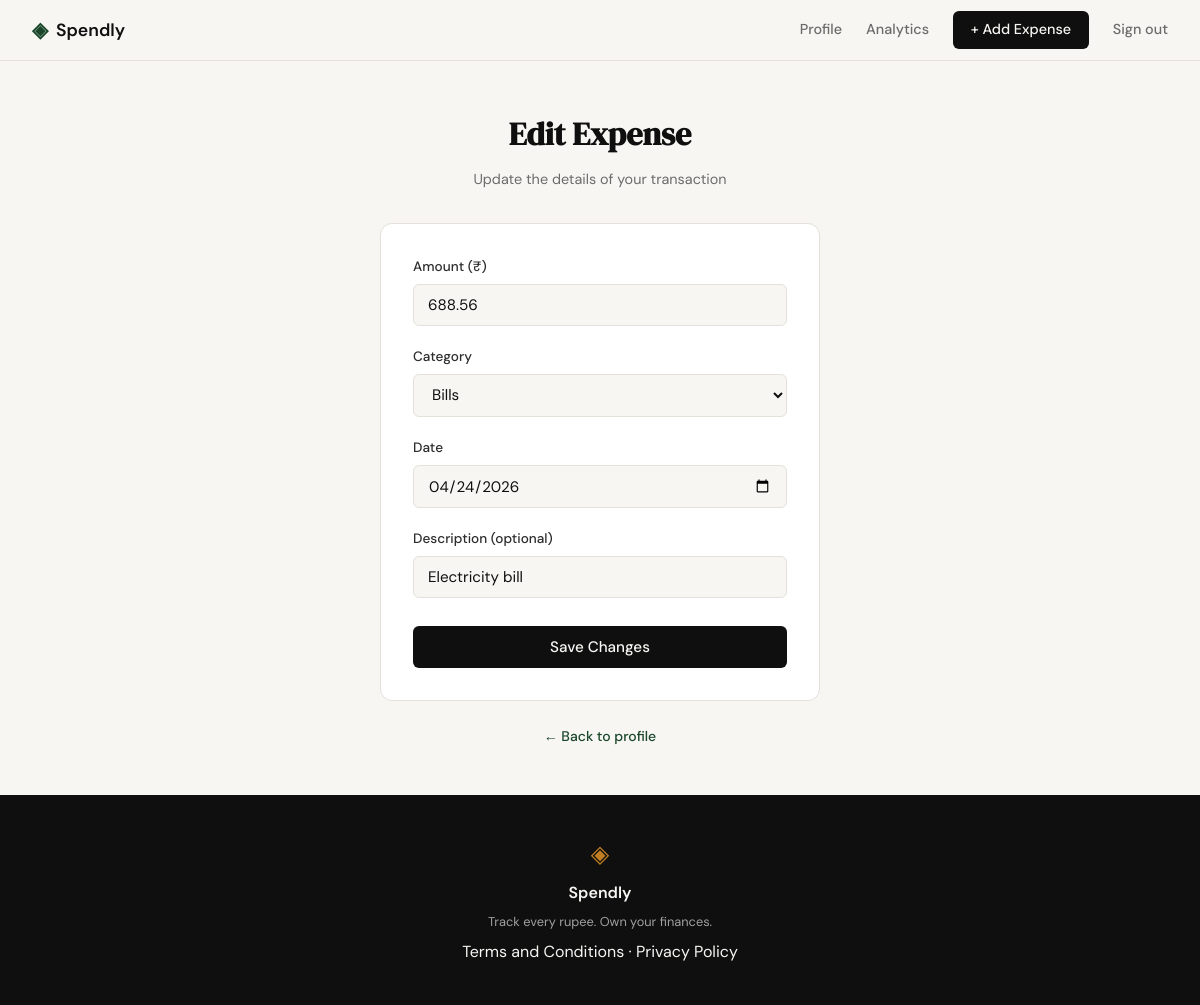
Screenshot of /expenses/17/edit (signed in) with the database file from the repository.
### tables this page shows
CREATE TABLE expenses (
            id          INTEGER PRIMARY KEY AUTOINCREMENT,
            user_id     INTEGER NOT NULL REFERENCES users(id),
            amount      REAL    NOT NULL,
            category    TEXT    NOT NULL,
            date        TEXT    NOT NULL,
            description TEXT,
            created_at  TEXT    DEFAULT (datetime('now'))
        );

### app.py (the view, shortened to what this page needs)
@app.route("/expenses/<int:id>/edit", methods=["GET", "POST"])
def edit_expense(id):
    if not session.get("user_id"):
        return redirect(url_for("login"))
    user_id = session["user_id"]
    expense = get_expense_by_id(id, user_id)
    if expense is None:
        abort(404)
    if request.method == "GET":
        return render_template("edit_expense.html", categories=CATEGORIES, form=expense)

### database/db.py (called while the page is built)
def get_db():
    conn = sqlite3.connect("spendly.db")
    conn.row_factory = sqlite3.Row
    conn.execute("PRAGMA foreign_keys = ON")
    return conn

### database/queries.py (called while the page is built)
def get_expense_by_id(expense_id, user_id):
    db = get_db()
    try:
        return db.execute(
            "SELECT id, amount, category, date, description "
            "FROM expenses WHERE id = ? AND user_id = ?",
            (expense_id, user_id),
        ).fetchone()
    finally:
        db.close()

### templates/edit_expense.html (shortened to what this page needs)
{% extends "base.html" %}
{% block content %}
<section class="auth-section">
    <div class="auth-container">
        <div class="auth-header">
            <h1 class="auth-title">Edit Expense</h1>
            <p class="auth-subtitle">Update the details of your transaction</p>
        </div>
        <div class="auth-card">
            <form method="POST">
                <div class="form-group">
                    <label for="amount">Amount (₹)</label>
                    <input type="number" id="amount" name="amount"
                           class="form-input" placeholder="0.00"
                           step="0.01" min="0.01"
                           value="{{ form.amount if form else '' }}"
                           required autofocus>
                </div>
                <div class="form-group">
                    <label for="category">Category</label>
                    <select id="category" name="category" class="form-input" required>
                        {% for cat in categories %}
                        <option value="{{ cat }}"
                            {% if form and form.category == cat %}selected{% endif %}>
                            {{ cat }}
                        </option>
                        {% endfor %}
                    </select>
                </div>
                <div class="form-group">
                    <label for="date">Date</label>
                    <input type="date" id="date" name="date"
                           class="form-input"
                           value="{{ form.date if form else '' }}"
                           required>
                </div>
                <div class="form-group">
                    <label for="description">Description <span class="form-optional">(optional)</span></label>
                    <input type="text" id="description" name="description"
                           class="form-input" placeholder="e.g. Lunch at café"
                           value="{{ form.description if form else '' }}">
                </div>
                <button type="submit" class="btn-submit">Save Changes</button>
            </form>
        </div>
        <p class="auth-switch">
            <a href="{{ url_for('profile') }}">← Back to profile</a>
        </p>
    </div>
</section>
{% endblock %}

### static/css/style.css (style rules this page uses)
:root { --ink: #0f0f0f; --ink-soft: #2d2d2d; --ink-muted: #6b6b6b; --ink-faint: #a0a0a0; --paper: #f7f6f3; --paper-warm: #f0ede6; --paper-card: #ffffff; --accent: #1a472a; --accent-light: #e8f0eb; --accent-2: #c17f24; --accent-2-light: #fdf3e3; --danger: #c0392b; --danger-light: #fdecea; --border: #e4e1da; --border-soft: #eeebe4; --font-display: 'DM Serif Display', Georgia, serif; --font-body: 'DM Sans', system-ui, sans-serif; --max-width: 1200px; --auth-width: 440px; --radius-sm: 6px; --radius-md: 12px; --radius-lg: 20px; }
*, *::before, *::after { box-sizing: border-box; margin: 0; padding: 0; }
html { font-size: 16px; scroll-behavior: smooth; }
body { background: var(--paper); color: var(--ink); font-family: var(--font-body); font-size: 1rem; line-height: 1.6; -webkit-font-smoothing: antialiased; }
a { color: inherit; text-decoration: none; }
.auth-section { min-height: calc(100vh - 60px - 100px); display: flex; align-items: center; justify-content: center; padding: 3rem 2rem; }
.auth-container { width: 100%; max-width: var(--auth-width); }
.auth-header { text-align: center; margin-bottom: 2rem; }
.auth-title { font-family: var(--font-display); font-size: 2rem; color: var(--ink); margin-bottom: 0.5rem; }
.auth-subtitle { font-size: 0.9rem; color: var(--ink-muted); }
.auth-card { background: var(--paper-card); border: 1px solid var(--border); border-radius: var(--radius-md); padding: 2rem; margin-bottom: 1.5rem; }
.form-group { margin-bottom: 1.25rem; }
.form-group label { display: block; font-size: 0.85rem; font-weight: 500; color: var(--ink-soft); margin-bottom: 0.4rem; }
.form-input { width: 100%; padding: 0.6rem 0.875rem; border: 1px solid var(--border); border-radius: var(--radius-sm); font-family: var(--font-body); font-size: 0.95rem; color: var(--ink); background: var(--paper); outline: none; transition: border-color 0.2s; }
.form-input::placeholder { color: var(--ink-faint); }
.btn-submit { width: 100%; padding: 0.7rem; background: var(--ink); color: var(--paper); border: none; border-radius: var(--radius-sm); font-family: var(--font-body); font-size: 0.95rem; font-weight: 500; cursor: pointer; transition: background 0.2s; margin-top: 0.5rem; }
.auth-switch { text-align: center; font-size: 0.875rem; color: var(--ink-muted); }
.auth-switch a { color: var(--accent); font-weight: 500; }

### rows the page displays
expenses: amount "688.56", category "Bills", date "04/24/2026", description "Electricity bill"
